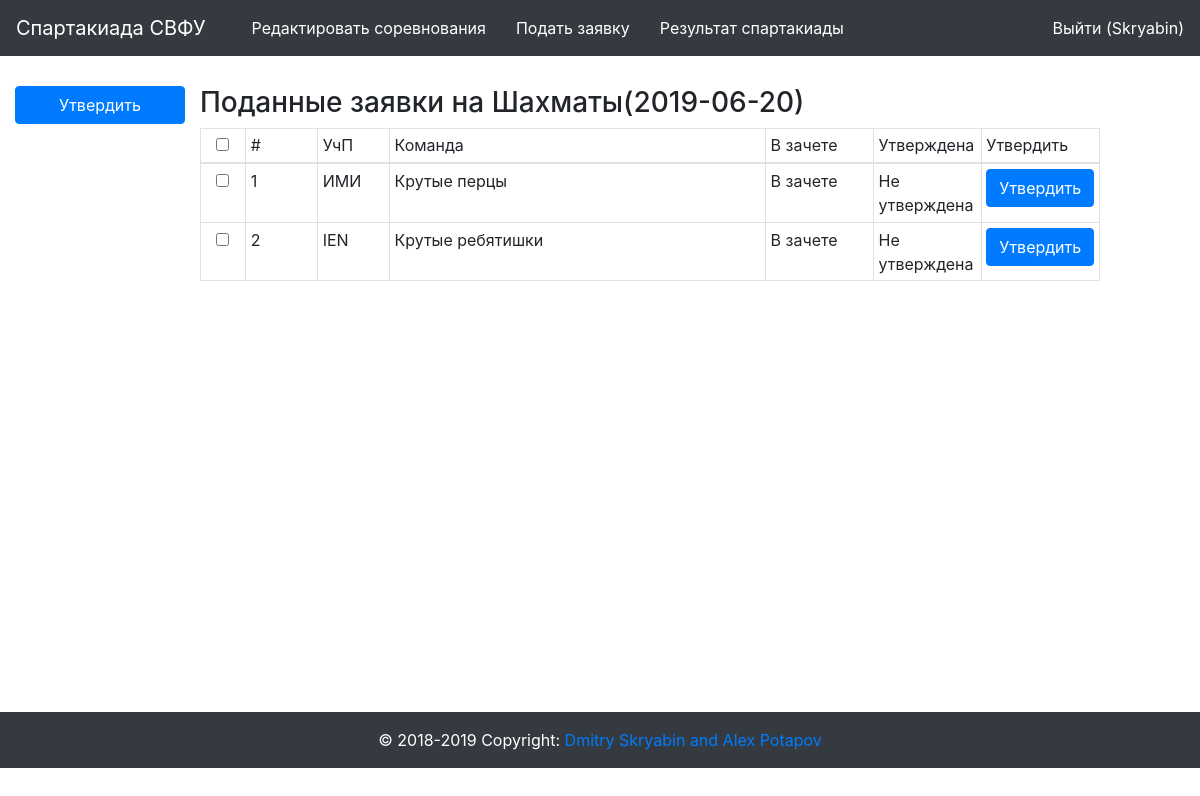
Screenshot of /CM/requestapproved/114 (signed in) with the database file from the repository.
### sport/models.py (models this page shows, shortened)
class Competition(models.Model):
    date = models.DateField(verbose_name = "Дата соревнования", default=datetime.date.today())
    place = models.ForeignKey(Place, verbose_name = "Место проведения", null = True, blank = True, on_delete = models.CASCADE)
    sport = models.ForeignKey(Sport, verbose_name = "Вид Спорта", db_index = True, on_delete = models.CASCADE)
    result = models.BooleanField(verbose_name="Проведено", default = False)
    def __str__(self):
        return self.sport.name + '(' + str(self.date) + ')'

class Sport(models.Model):
    type = models.CharField(choices=SportType, verbose_name="Тип спорта", max_length=10)
    name = models.CharField(verbose_name="Вид спорта", max_length=200, db_index=True)
    class Meta:
        ordering = ['name']
        verbose_name = "вид спорта"
        verbose_name_plural = "виды спорта"

class Team(models.Model):
    competition = models.ForeignKey(Competition, verbose_name="Соревнование", db_index=True, on_delete=models.CASCADE)
    organization = models.ForeignKey(Department, verbose_name="Организация", db_index=True, on_delete=models.CASCADE)
    name = models.CharField(max_length=100, verbose_name= "Название команды", db_index=True)
    not_resultable = models.BooleanField(verbose_name='В зачете', default=False)
    approved = models.BooleanField(verbose_name="Утвержден", default=False)

class Department(models.Model):
    name = models.CharField(max_length=100, verbose_name="Организация", db_index=True)
    def __str__(self):
        return self.name

### sport/views.py (the view)
# urls.py: path('requestapproved/<int:competition_id>',views.sportrequestapproved, name="requestapproved"),
@login_required()
@permission_required("sport.delete_competition")
def sportrequestapproved(request, competition_id):
    competition_name = Competition.objects.get(id=competition_id)
    requestlist = Team.objects.filter(competition=competition_id)
    args={
        'competition_name': competition_name,
        'requestlist': requestlist
    }
    if request.POST:
        data = request.POST.getlist('item-id')
        for item in data:
            obj = Team.objects.get(id=item)
            obj.approved=True
            obj.save()
    return render(request, "sport/sportrequestapprove.html", args)

### sport/template/sport/sportrequestapprove.html (shortened to what this page needs)
{% extends "sport/index.html" %}
{% block sportrequestapproved %}
<div class="container-fluid">
  <form class="" action="" method="post">
    <div class="row" style="min-height:82vh;">
      <div class="col-2 padd-top">
        <input type="submit" name="save" value="Утвердить" class="btn btn-block btn-primary">
      </div>
      <div class="col-9 padd-top">
        <h3>Поданные заявки на {{ competition_name }}</h3>
        <table class="table table-hover table-bordered table-sm table-justified">
          <thead>
            <tr>
              <td style="width: 5%; text-align: center;"> <input type="checkbox" class="all" name="" value=""> </td>
              <td style="width: 8%;">#</td>
              <td style="width: 8%;">УчП</td>
              <td>Команда</td>
              <td style="width: 12%;">В зачете</td>
              <td style="width: 12%;">Утверждена</td>
              <td style="width: 10%;">Утвердить</td>
            </tr>
          </thead>
          <tbody>
            {% for item in requestlist %}
              <tr>
                <td style="text-align: center;"><input type="checkbox" class="one" name="item-id" value="{{ item.id }}"></td>
                <td>{{ forloop.counter }}</td>
                <td>{{ item.organization }}</td>
                <td>{{ item.name }}</td>
                <td>{% if item.not_resultable %} В зачете {% else %} Не в зачете {% endif %}</td>
                <td>{% if item.approved %} Утверждена {% else %} Не утверждена {% endif %}</td>
                <td><input type="submit" name="save" data="{{ item.id }}" value="Утвердить" class="btn btn-block btn-primary"></td>
              </tr>
            {% endfor %}
          </tbody>
        </table>
      </div>
    </div>
  </form>
</div>
{% endblock %}

### templates/header.html (shortened to what this page needs)
<nav class="navbar navbar-expand-sm bg-dark navbar-dark">
  <a class="navbar-brand" href="/">Спартакиада СВФУ</a>
  {% if user.is_authenticated %}
  <ul class="navbar-nav">
    <li class="nav-item acive"><a href="{% url 'sport:competition' %}" style="color: white; text-decoration: none;">Редактировать соревнования</a></li>
    <li class="nav-item acive"><a href="{% url 'sport:team_table' %}" style="color: white; text-decoration: none;">Подать заявку</a></li>
    <li class="nav-item acive"><a href="{% url 'sport:grandTable' %}" style="color: white; text-decoration: none;">Результат спартакиады</a></li>
  </ul>
  {% endif %}
  <div id="my-nav" class="collapse navbar-collapse justify-content-end">
    <ul class="navbar-nav">
      {% if user.is_authenticated %}
      <li class="nav-item acive"> <a href="/auth/logout" style="color: white; text-decoration: none;">Выйти ({{ user.username }})</a> </li>
      {% else %}
      <li> <a href="/auth/login" style="color: white; text-decoration: none;">Войти</a> </li>
      {% endif %}
    </ul>
  </div>
</nav>

### static0/css/style/style.css (style rules this page uses)
.nav-item { padding-left: 30px; }
.col-9 { padding: 0; margin: 0; }
.padd-top { margin-top: 30px; }

### rows the page displays
Competition: sport+date "Шахматы(2019-06-20)"
Team: organization "ИМИ", name "Крутые перцы", not_resultable "В зачете", approved "Не утверждена"
Team: organization "IEN", name "Крутые ребятишки", not_resultable "В зачете", approved "Не утверждена"

### other values shown
{{ user.username }} "Skryabin"
